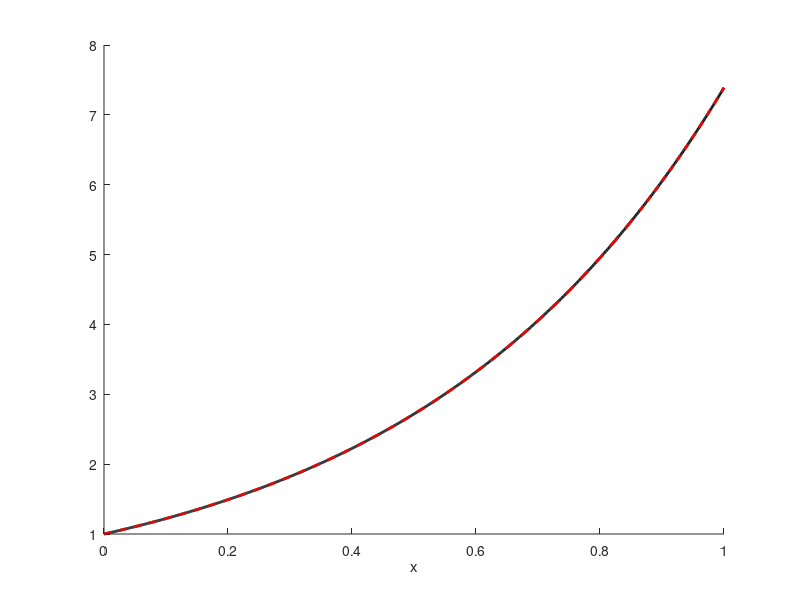

Write the MATLAB code that produced this figure.
function example5

clc; close all;


options.algorithm = optimset('Display','off', 'Jacobian','off', ...
    'Algorithm','Levenberg-Marquardt','TolFun',1e-10);
    
% left boundary
a = 0;

% right boundary
b = 1;

% ODE
ode = @(x,y)(2*y);

% bc
bc = @(ya,yb) ya-1;

deg = 40
u0 = rand(deg+1,1);
    
[cf,f,exitflag] = fsolve(@(u) fun(u,a,b,deg,ode,bc),u0,options.algorithm);

dom = linspace(a,b,1000);
hold on;
plot(dom,exp(2*dom),'-k','LineWidth',2);
plot(dom,polyval(cf,dom),'--r','LineWidth',2);
h = xlabel('x');


% fsolve function
function out = fun(cf,a,b,deg,ode,bc)

    % nodes
    x = linspace(a,b,deg+3);

    % polynomial evaluated at nodes
    p = polyval(cf,x);
    
    % polynomial at the end points
    ya = p(1);
    yb = p(end);
    
    % coefficients of the derivative of the polynomial
    cf_der = cf(1:end-1).*fliplr(1:1:deg).';
    
    % deriatve of polynomial evaluated at the nodes
    p_der = polyval(cf_der,x);
        
    % output for fsolve
    out = [ bc(ya,yb), ... % boundary conditions
        p_der(2:end-1) - ode(x(2:end-1),p(2:end-1)) ... % ODE conditions
        ];

    






















